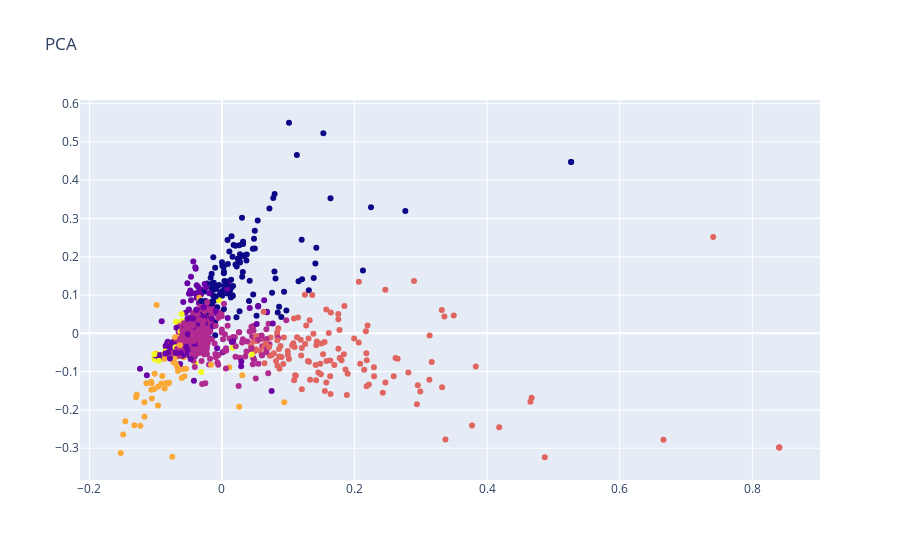

Notebook code cell kept with this figure:
### Code cell
pca = PCA(n_components=2)
 
result = pca.fit_transform(tfidf_matrix)

result = pd.DataFrame(result)

result.columns = ['X', 'Y']

result['cluster'] = data.cluster.values

result['texto'] = data.texto_peq.values
 
trace = go.Scatter(x=result['X'].values,

                    y=result['Y'].values,

                    text=result['texto'].values,

                    mode='markers',

                    marker=dict(color=result['cluster'].values)) 
 
layout = go.Layout(title="PCA")
 
fig = go.Figure(data=trace, layout=layout)

iplot(fig)

### Figure 1 — Plotly figure (JSON) as saved in the notebook; plotly's stock layout.template omitted (floating-point values rounded to 4 significant figures; data arrays with more than 128 entries replaced by an {"elided": "..."} marker saying what was removed)
{"data": [{"marker": {"color": {"elided": "1000 int values"}}, "mode": "markers", "text": {"elided": "1000 str values"}, "type": "scatter", "x": {"elided": "1000 float values"}, "y": {"elided": "1000 float values"}}], "layout": {"title": {"text": "PCA"}}}
